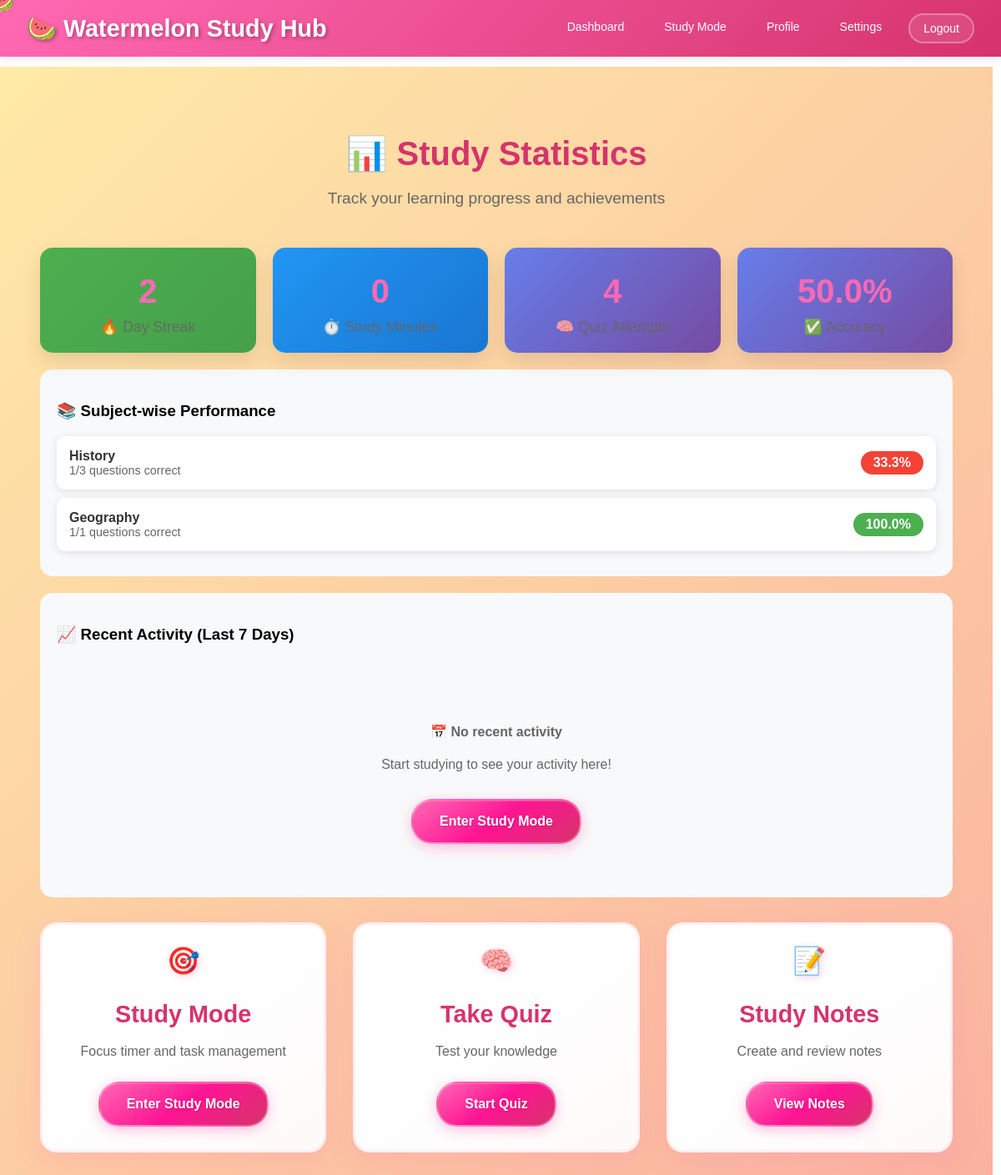
The page /statistics (signed in) on the database its author committed.
### app.py (models this page shows)
class Subject(db.Model):
    id = db.Column(db.Integer, primary_key=True)
    name = db.Column(db.String(100), nullable=False, unique=True)
    description = db.Column(db.Text)
    created_at = db.Column(db.DateTime, default=lambda: datetime.now(timezone.utc))
    topics = db.relationship('Topic', backref='subject', lazy=True)
    questions = db.relationship('Question', backref='subject', lazy=True)

### app.py (the view)
@app.route("/statistics")
def statistics():
    if 'user_id' not in session:
        flash("Please login to view statistics")
        return redirect(url_for('home'))
    user = db.session.get(User, session['user_id'])
    total_attempts = QuizAttempt.query.filter_by(user_id=user.id).count()
    correct_attempts = QuizAttempt.query.filter_by(user_id=user.id, is_correct=True).count()
    accuracy = (correct_attempts / total_attempts * 100) if total_attempts > 0 else 0
    subject_stats = db.session.query(
        Question.subject_id,
        Subject.name,
        db.func.count(QuizAttempt.id).label('total'),
        db.func.sum(db.case((QuizAttempt.is_correct == True, 1), else_=0)).label('correct')
    ).join(
        Question, QuizAttempt.question_id == Question.id
    ).join(
        Subject, Question.subject_id == Subject.id
    ).filter(
        QuizAttempt.user_id == user.id
    ).group_by(Question.subject_id, Subject.name).all()
    study_stats = db.session.query(
        StudySession.subject,
        db.func.sum(StudySession.duration).label('total_time')
    ).filter(
        StudySession.user_id == user.id
    ).group_by(StudySession.subject).all()
    week_ago = datetime.now(timezone.utc) - timedelta(days=7)
    recent_activity = StudySession.query.filter(
        StudySession.user_id == user.id,
        StudySession.created_at >= week_ago
    ).order_by(StudySession.created_at.desc()).all()
    stats_data = {
        'total_attempts': total_attempts,
        'correct_attempts': correct_attempts,
        'accuracy': round(accuracy, 1),
        'streak_count': user.streak_count,
        'total_study_time': user.total_study_time,
        'subject_stats': subject_stats,
        'study_stats': study_stats,
        'recent_activity': recent_activity
    }
    return render_template("statistics.html", stats=stats_data)

### templates/statistics.html (shortened to what this page needs)
<!DOCTYPE html>
<html lang="en">
<head>
  <link rel="stylesheet" href="{{ url_for('static', filename='style.css') }}" />
</head>
<body>
   <div class="cursor" id="cursor"></div>
   <header class="navbar">
     <div class="nav-container">
       <div class="nav-brand">
         <h1>🍉 Watermelon Study Hub</h1>
       </div>
       <nav class="nav-menu">
         <a href="/dashboard" class="nav-link">Dashboard</a>
         <a href="/study-dashboard" class="nav-link">Study Mode</a>
         <a href="/profile" class="nav-link">Profile</a>
         <a href="/settings" class="nav-link">Settings</a>
         <a href="/logout" class="nav-link logout">Logout</a>
       </nav>
     </div>
   </header>
   <main class="dashboard-main">
     <div class="dashboard-container">
       <section class="welcome-section">
         <h2>📊 Study Statistics</h2>
         <p>Track your learning progress and achievements</p>
       </section>
       <section class="stats-grid">
         <div class="stat-card success">
           <div class="stat-number">{{ stats.streak_count }}</div>
           <div class="stat-label">🔥 Day Streak</div>
         </div>
         <div class="stat-card info">
           <div class="stat-number">{{ stats.total_study_time }}</div>
           <div class="stat-label">⏱️ Study Minutes</div>
         </div>
         <div class="stat-card">
           <div class="stat-number">{{ stats.total_attempts }}</div>
           <div class="stat-label">🧠 Quiz Attempts</div>
         </div>
         <div class="stat-card {% if stats.accuracy >= 80 %}success{% elif stats.accuracy >= 60 %}warning{% else %}error{% endif %}">
           <div class="stat-number">{{ stats.accuracy }}%</div>
           <div class="stat-label">✅ Accuracy</div>
         </div>
       </section>
       <section class="subject-stats">
         <h3>📚 Subject-wise Performance</h3>
         {% if stats.subject_stats %}
           {% for subject in stats.subject_stats %}
             {% set accuracy = (subject.correct / subject.total * 100) if subject.total > 0 else 0 %}
             <div class="subject-item">
               <div>
                 <div class="subject-name">{{ subject.name }}</div>
                 <div style="font-size: 0.9em; color: #666;">
                   {{ subject.correct }}/{{ subject.total }} questions correct
                 </div>
               </div>
               <div class="subject-accuracy {% if accuracy >= 80 %}accuracy-high{% elif accuracy >= 60 %}accuracy-medium{% else %}accuracy-low{% endif %}">
                 {{ "%.1f"|format(accuracy) }}%
               </div>
             </div>
           {% endfor %}
         {% else %}
           <div style="text-align: center; padding: 40px; color: #666;">
             <h4>📝 No quiz attempts yet</h4>
             <p>Start taking quizzes to see your subject-wise performance!</p>
             <a href="/quizzes/attempt" class="card-button">Take Your First Quiz</a>
           </div>
         {% endif %}
       </section>
       <section class="activity-list">
         <h3>📈 Recent Activity (Last 7 Days)</h3>
         {% if stats.recent_activity %}
           {% for activity in stats.recent_activity %}
             <div class="activity-item">
               <div style="display: flex; justify-content: space-between; align-items: center;">
                 <div>
                   <strong>{{ activity.activity_type.title() }} Session</strong>
                   {% if activity.subject %}
                     - {{ activity.subject }}
                   {% endif %}
                   {% if activity.topic %}
                     ({{ activity.topic }})
                   {% endif %}
                 </div>
                 <div>
                   {% if activity.duration %}
                     {{ activity.duration }} min
                   {% endif %}
                 </div>
               </div>
               <div class="activity-time">
                 {{ activity.created_at.strftime('%d %b %Y at %H:%M') }}
               </div>
             </div>
           {% endfor %}
         {% else %}
           <div style="text-align: center; padding: 40px; color: #666;">
             <h4>📅 No recent activity</h4>
             <p>Start studying to see your activity here!</p>
             <a href="/study-dashboard" class="card-button">Enter Study Mode</a>
           </div>
         {% endif %}
       </section>
       <section class="dashboard-grid" style="margin-top: 30px;">
         <div class="dashboard-card">
           <div class="card-icon">🎯</div>
           <div class="card-content">
             <h3>Study Mode</h3>
             <p>Focus timer and task management</p>
             <a href="/study-dashboard" class="card-button">Enter Study Mode</a>
           </div>
         </div>
         <div class="dashboard-card">
           <div class="card-icon">🧠</div>
           <div class="card-content">
             <h3>Take Quiz</h3>
             <p>Test your knowledge</p>
             <a href="/quizzes/attempt" class="card-button">Start Quiz</a>
           </div>
         </div>
         <div class="dashboard-card">
           <div class="card-icon">📝</div>
           <div class="card-content">
             <h3>Study Notes</h3>
             <p>Create and review notes</p>
             <a href="/notes/view" class="card-button">View Notes</a>
           </div>
         </div>
       </section>
     </div>
   </main>
</body>
</html>

### static/style.css (style rules this page uses)
* { box-sizing: border-box; cursor: none; }
html { scroll-behavior:auto; }
html, body { margin: 0; padding: 0; min-height: 100vh; font-family: 'Comic Sans MS', cursive, sans-serif; overflow-x: hidden; overflow-y: auto; background-size: cover; cursor: none; position: relative; }
.cursor { position: fixed; width: 40px; height: 40px; border-radius: 50%; pointer-events: none; z-index: 9999; transform: translate(-50%, -50%); display: flex; justify-content: center; align-items: center; cursor: none; }
.cursor::after { content: '🍉'; font-size: 28px; animation: wiggle 2s ease-in-out infinite; }
.navbar { background: linear-gradient(135deg, #ff69b4, #d6336c); padding: 1rem 0; box-shadow: 0 2px 10px rgba(0, 0, 0, 0.1); position: fixed; top: 0; left: 0; right: 0; z-index: 1000; }
.nav-container { max-width: 1200px; margin: 0 auto; display: flex; justify-content: space-between; align-items: center; padding: 0 2rem; }
.nav-brand h1 { color: white; margin: 0; font-size: 1.8rem; text-shadow: 2px 2px 4px rgba(0, 0, 0, 0.3); animation: bounce 3s ease-in-out infinite; }
.nav-menu { display: flex; gap: 1rem; }
.nav-link { color: white; text-decoration: none; padding: 0.5rem 1rem; border-radius: 20px; transition: all 0.3s ease; font-weight: 500; font-size: 14px; }
.nav-link.logout { background: rgba(255, 255, 255, 0.1); border: 2px solid rgba(255, 255, 255, 0.3); }
.dashboard-main, .profile-main, .settings-main { margin-top: 80px; padding: 3rem; margin-bottom: 10px; min-height: calc(100vh - 80px); background: linear-gradient(135deg, #ffeaa7, #fab1a0); }
.dashboard-container, .profile-container, .settings-container { max-width: 2000px; margin: 0 auto; overflow-y: visible; height: auto; }
.welcome-section, .settings-header { text-align: center; margin-bottom: 3rem; }
.welcome-section h2, .settings-header h1 { font-size: 2.5rem; color: #d6336c; margin-bottom: 0.5rem; }
.welcome-section p, .settings-header p { font-size: 1.2rem; color: #666; }
.dashboard-grid { display: grid; grid-template-columns: repeat(auto-fit, minmax(200px, 2fr)); gap: 2rem; margin-bottom: 2rem; }
.dashboard-card { background: linear-gradient(145deg, #ffffff, #fefefe, #fffafa); border-radius: 20px; padding: 1.5rem; box-shadow: 0 10px 30px rgba(255, 105, 180, 0.15), 0 0 40px rgba(255, 182, 193, 0.1); transition: all 0.4s cubic-bezier(0.68, -0.55, 0.265, 1.55); text-align: center; border: 3px solid rgba(255, 182, 193, 0.2); position: relative; overflow: hidden; }
.dashboard-card::before { content: ''; position: absolute; top: -50%; left: -50%; width: 200%; height: 200%; background: radial-gradient(circle, rgba(255, 182, 193, 0.1) 0%, transparent 70%); opacity: 0; transition: opacity 0.3s ease; pointer-events: none; }
.card-icon { font-size: 2rem; margin-bottom: 0.5rem; transition: all 0.3s ease; filter: drop-shadow(2px 2px 4px rgba(255, 105, 180, 0.3)); }
.card-content h3 { color: #d6336c; margin-bottom: 1rem; font-size: 1.8rem; }
.card-content p { color: #666; margin-bottom: 0.5rem; line-height: 1.5; }
.card-button { display: inline-block; margin-top: 1rem; padding: 1rem 2rem; background: linear-gradient(145deg, #ff69b4, #ff1493, #d6336c); color: white; text-decoration: none; border-radius: 25px; font-weight: bold; transition: all 0.3s cubic-bezier(0.68, -0.55, 0.265, 1.55); border: 2px solid rgba(255, 255, 255, 0.3); box-shadow: 0 4px 15px rgba(255, 105, 180, 0.4), inset 0 1px 0 rgba(255, 255, 255, 0.2); text-shadow: 1px 1px 2px rgba(0, 0, 0, 0.2); position: relative; overflow: hidden; }
.card-button::before { content: ''; position: absolute; top: 0; left: -100%; width: 100%; height: 100%; background: linear-gradient(90deg, transparent, rgba(255, 255, 255, 0.3), transparent); transition: left 0.5s; }
.stats-grid { display: grid; grid-template-columns: repeat(2, 1fr); gap: 1rem; }
.stat-number { font-size: 2rem; font-weight: bold; color: #ff69b4; margin-bottom: 0.3rem; }
.stat-label { font-size: 1rem; color: #666; }
.security-items, .activity-list { display: flex; flex-direction: column; gap: 1rem; }
.dashboard-main { margin-right: 10px; transition: margin-right 0.3s ease; }

### rows shown on the page
Subject: name "History", correct "1", total "3", accuracy "33.3"
Subject: name "Geography", correct "1", total "1", accuracy "100.0"

### other values the page prints
{{ stats.streak_count }} "2"
{{ stats.total_study_time }} "0"
{{ stats.total_attempts }} "4"
{{ stats.accuracy }} "50.0"
